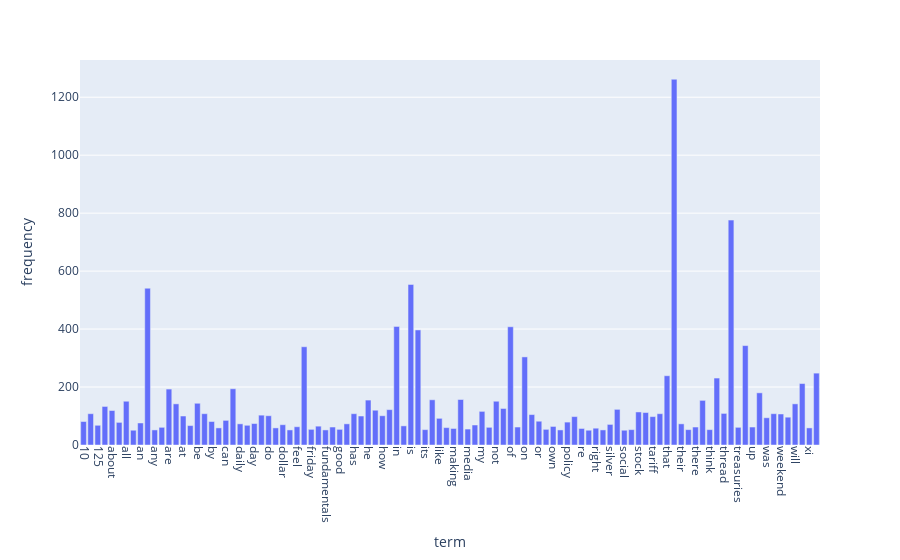

This figure's notebook cell:
### Code cell
# 印出不同字詞的出現次數
import numpy as np

# 將不同文檔出現的次數加總
term_frequencies = np.asarray(X_counts.sum(axis=0))[0]

import plotly.express as px
# 建立 DataFrame
df = pd.DataFrame({
    'term': count_vect.get_feature_names_out(),
    'frequency': term_frequencies
})
# 篩選保留出現超過50次的字詞
df_filtered = df[df['frequency'] > 50]
# 印出篩選後的字詞數量
print(len(df_filtered))
fig = px.bar(df_filtered, x='term', y='frequency')
fig.update_xaxes(tickangle=90)
fig.show()

### Figure 1 — Plotly figure (JSON) as saved in the notebook; plotly's stock layout.template omitted (floating-point values rounded to 4 significant figures)
{"data": [{"hovertemplate": "term=%{x}<br>frequency=%{y}<extra></extra>", "legendgroup": "", "marker": {"color": "#636efa", "pattern": {"shape": ""}}, "name": "", "orientation": "v", "showlegend": false, "textposition": "auto", "type": "bar", "x": ["10", "11", "125", "2025", "about", "after", "all", "allies", "an", "and", "any", "april", "are", "as", "at", "back", "be", "but", "by", "call", "can", "china", "daily", "data", "day", "discussion", "do", "doing", "dollar", "even", "feel", "for", "friday", "from", "fundamentals", "going", "good", "goods", "has", "have", "he", "his", "how", "if", "in", "into", "is", "it", "its", "just", "like", "look", "making", "market", "media", "more", "my", "no", "not", "now", "of", "off", "on", "one", "or", "our", "own", "people", "policy", "president", "re", "really", "right", "should", "silver", "so", "social", "some", "stock", "stocks", "tariff", "tariffs", "that", "the", "their", "them", "there", "they", "think", "this", "thread", "to", "treasuries", "trump", "up", "us", "was", "we", "weekend", "what", "will", "with", "xi", "you"], "xaxis": "x", "y": [81, 108, 68, 133, 119, 78, 151, 51, 76, 541, 52, 61, 193, 142, 100, 67, 144, 108, 81, 59, 85, 194, 73, 68, 74, 103, 101, 59, 70, 52, 63, 339, 54, 65, 52, 62, 54, 73, 108, 100, 155, 120, 101, 122, 409, 66, 554, 397, 53, 156, 92, 60, 57, 157, 55, 69, 116, 61, 151, 126, 408, 62, 304, 105, 82, 54, 64, 52, 79, 98, 57, 51, 58, 52, 71, 123, 51, 53, 114, 112, 98, 108, 239, 1262, 73, 53, 62, 154, 53, 231, 109, 776, 61, 343, 62, 180, 94, 108, 107, 96, 142, 212, 59, 248], "yaxis": "y"}], "layout": {"barmode": "relative", "legend": {"tracegroupgap": 0}, "margin": {"t": 60}, "xaxis": {"anchor": "y", "domain": [0, 1], "tickangle": 90, "title": {"text": "term"}}, "yaxis": {"anchor": "x", "domain": [0, 1], "title": {"text": "frequency"}}}}
